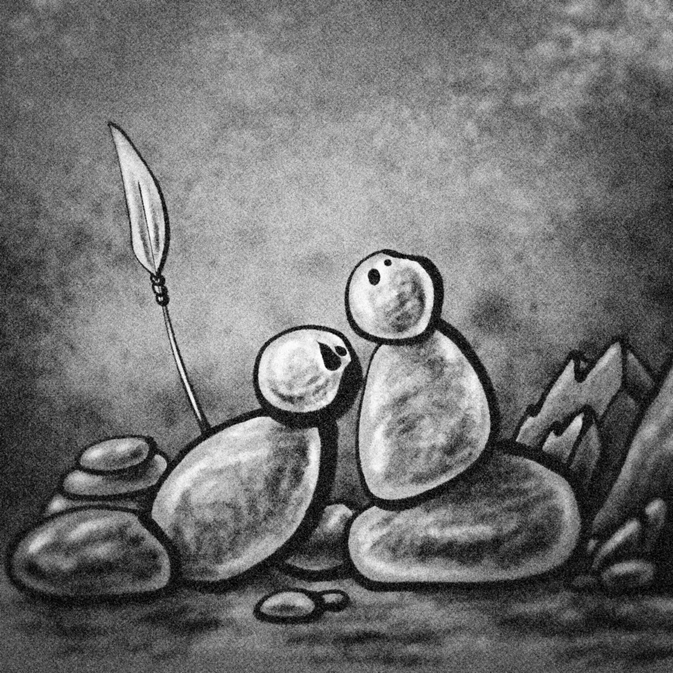
#> input picture python/image1.png, 673 x 673 px
$ python transfert1.py
#> lines starting #> are read from the running program, lines starting #| are printed output that depends on the picture
# -*- coding: utf-8 -*-
"""
----------------------------------------
Test de transfert d'histogramme
----------------------------------------
@auth : Lâmân Lelégard
@date : 20-01-2016
----------------------------------------
"""

import numpy as np
import matplotlib.pyplot as plt
from skimage import io

img1 = io.imread('image1.png')
#> img1 is the input picture: shape (673, 673, 4); mean R, G, B, A 113.2, 113.2, 113.2, 255
img2 = io.imread('image2.png')
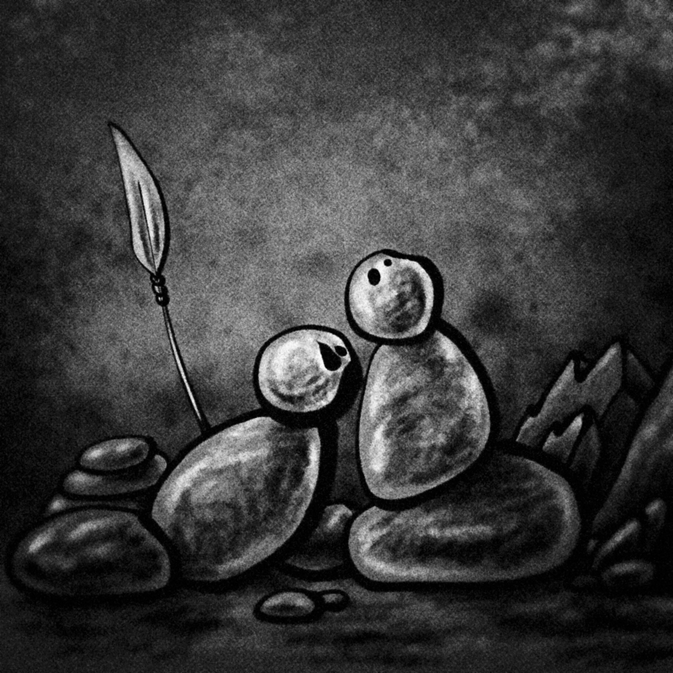
#> input picture python/image2.png, 673 x 673 px
#> img2 is the input picture: shape (673, 673, 4); mean R, G, B, A 56.6, 56.6, 56.6, 255
img1 = img1[:,:,0]
#> img1: shape (673, 673)
img2 = img2[:,:,0]
#> img2: shape (673, 673)

plt.figure(1)
plt.imshow(img1)
plt.title('Image 1')
plt.figure(2)
plt.imshow(img2)
plt.title('Image 2')

plt.figure(3)
hist1 = np.histogram(img1.ravel(),bins=256)
plt.plot(np.arange(256),hist1[0])
plt.title('Histogramme 1')

plt.figure(4)
hist2 = np.histogram(img2.ravel(),bins=256)
plt.plot(np.arange(256),hist2[0])
plt.title('Histogramme 2')

histcum1 = hist1[0]
#> histcum1 = 256 values, max 3240 at index 115, min 3 at index 254, mean 1769.3
histcum2 = hist2[0]
#> histcum2 = 256 values, max 8493 at index 2, min 0 at index 251, mean 1769.3
for k in range(1,256):
    histcum1[k] = histcum1[k-1] + histcum1[k]
    histcum2[k] = histcum2[k-1] + histcum2[k]
#> after the loop, histcum1 = 256 values from 105 to 452929; histcum2 = 256 values from 2039 to 452929
histcum1 = 255*histcum1/histcum1[-1]
#> histcum1 = 256 values from 0.0591 to 255
histcum2 = 255*histcum2/histcum2[-1]
#> histcum2 = 256 values from 1.15 to 255

plt.figure(5)
plt.plot(np.arange(256),histcum1)
plt.title('Histogramme cumulé 1')
plt.figure(6)
plt.plot(np.arange(256),histcum2)
plt.title('Histogramme cumulé 2')

symhistcum1 = 255*np.ones((256))
for k in range(1,256):
    val = int(histcum1[-k])
    symhistcum1[0:val] = (256-k)*np.ones((val))
#> this loop made 255 passes
#> val on passes 1 to 3: 255, 254, 254
#> after the loop, symhistcum1 = 256 values from 8 to 255
transf2v1 = np.zeros((256))
for k in range(1,256):
    transf2v1[k] = symhistcum1[int(histcum2[k])]
#> after the loop, transf2v1 = 256 values from 0 to 255

plt.figure(7)
plt.plot(np.arange(256),transf2v1)
plt.title('Courbe de transfert 2 vers 1')

img3 = transf2v1[img2]
img_diff = img1-img3
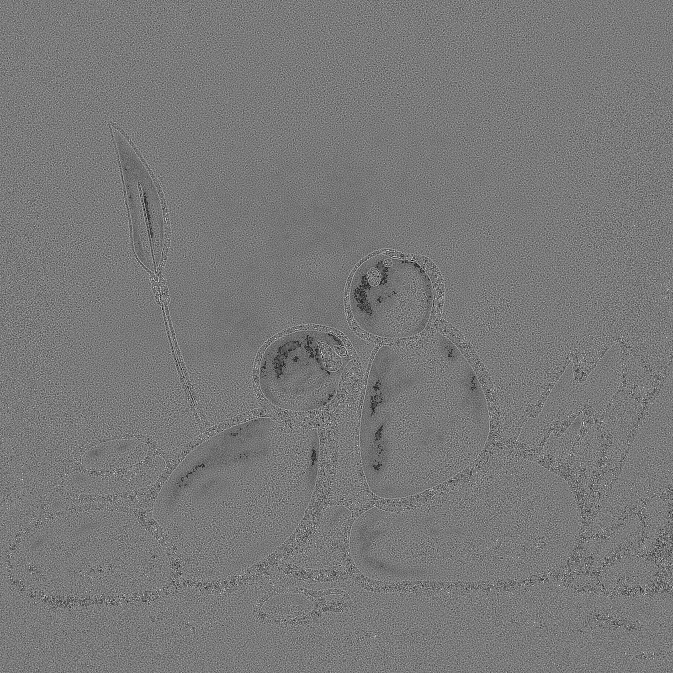
#> img_diff: shape (673, 673) float64; min -25, max 25, mean -1.3; drawn with min black and max white
plt.figure(8)
plt.imshow(img_diff)
plt.colorbar()
plt.title('Carte de différence')

#------------ THAT'S ALL FOLKS ! -------------
#> figure, not shown here; curve peaks at x = 115, y = 3240
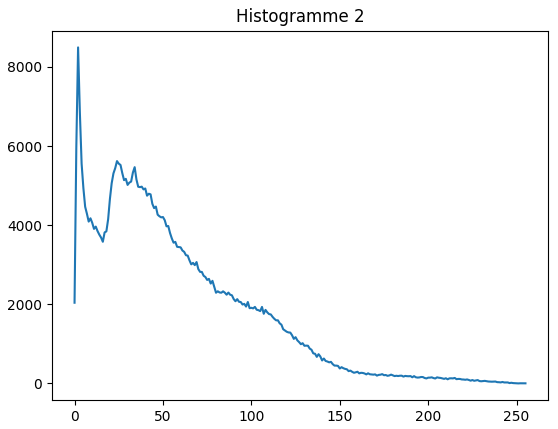
#> figure drawn by matplotlib, 1 panel; curve peaks at x = 2, y = 8493
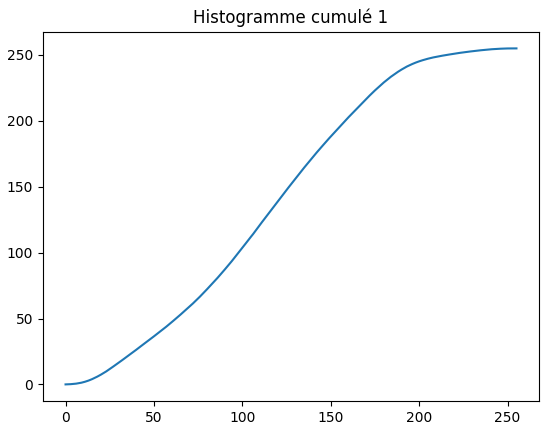
#> figure drawn by matplotlib, 1 panel; curve peaks at x = 255, y = 255
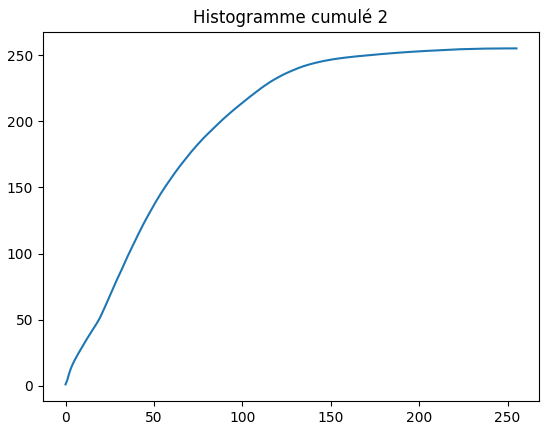
#> figure drawn by matplotlib, 1 panel; curve peaks at x = 255, y = 255
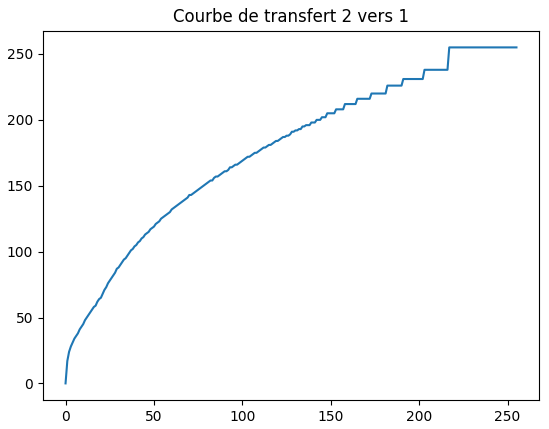
#> figure drawn by matplotlib, 1 panel; curve peaks at x = 217, y = 255
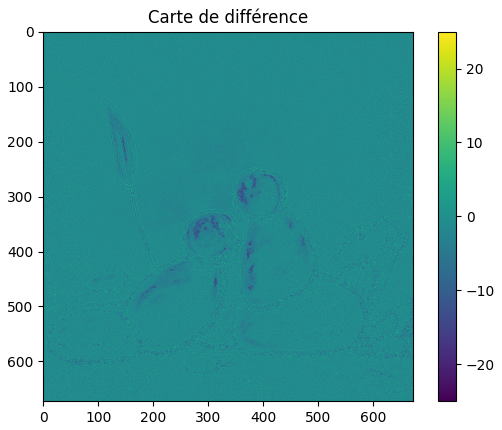
#> figure drawn by matplotlib, 2 panels
